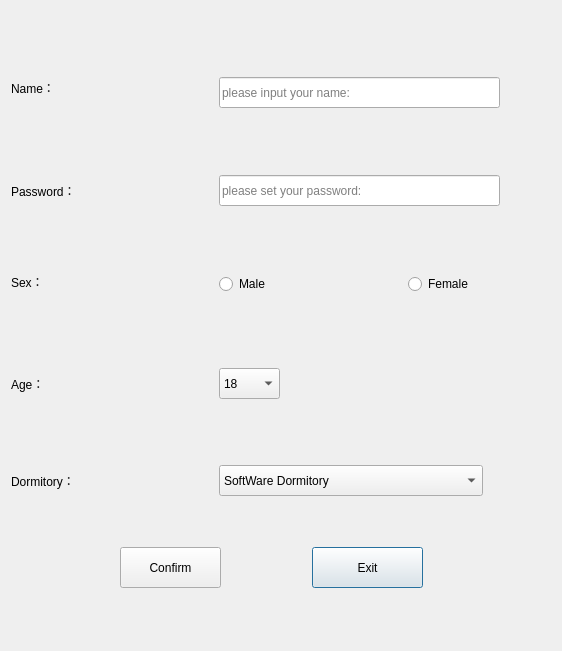
<?xml version="1.0" encoding="UTF-8"?>
<ui version="4.0">
 <class>RegistreDlg</class>
 <widget class="QDialog" name="RegistreDlg">
  <property name="geometry">
   <rect>
    <x>0</x>
    <y>0</y>
    <width>562</width>
    <height>651</height>
   </rect>
  </property>
  <property name="windowTitle">
   <string>Dialog</string>
  </property>
  <widget class="QLabel" name="label_4">
   <property name="geometry">
    <rect>
     <x>11</x>
     <y>273</y>
     <width>45</width>
     <height>18</height>
    </rect>
   </property>
   <property name="styleSheet">
    <string notr="true">color: rgb(0, 0, 0);</string>
   </property>
   <property name="text">
    <string>Sex：</string>
   </property>
  </widget>
  <widget class="QRadioButton" name="radioButton_2">
   <property name="geometry">
    <rect>
     <x>408</x>
     <y>273</y>
     <width>101</width>
     <height>22</height>
    </rect>
   </property>
   <property name="styleSheet">
    <string notr="true">color: rgb(0, 0, 0);</string>
   </property>
   <property name="text">
    <string>Female</string>
   </property>
  </widget>
  <widget class="QLabel" name="label_6">
   <property name="geometry">
    <rect>
     <x>11</x>
     <y>465</y>
     <width>99</width>
     <height>31</height>
    </rect>
   </property>
   <property name="styleSheet">
    <string notr="true">color: rgb(0, 0, 0);</string>
   </property>
   <property name="text">
    <string>Dormitory：</string>
   </property>
  </widget>
  <widget class="QLabel" name="label">
   <property name="geometry">
    <rect>
     <x>11</x>
     <y>77</y>
     <width>54</width>
     <height>21</height>
    </rect>
   </property>
   <property name="styleSheet">
    <string notr="true">color: rgb(0, 0, 0);</string>
   </property>
   <property name="text">
    <string>Name：</string>
   </property>
  </widget>
  <widget class="QRadioButton" name="radioButton">
   <property name="geometry">
    <rect>
     <x>219</x>
     <y>273</y>
     <width>81</width>
     <height>22</height>
    </rect>
   </property>
   <property name="styleSheet">
    <string notr="true">color: rgb(0, 0, 0);</string>
   </property>
   <property name="text">
    <string>Male</string>
   </property>
  </widget>
  <widget class="QComboBox" name="dor_combo">
   <property name="geometry">
    <rect>
     <x>219</x>
     <y>465</y>
     <width>264</width>
     <height>31</height>
    </rect>
   </property>
   <property name="styleSheet">
    <string notr="true"/>
   </property>
   <item>
    <property name="text">
     <string>SoftWare Dormitory</string>
    </property>
   </item>
   <item>
    <property name="text">
     <string>Mechanicle Dormitory</string>
    </property>
   </item>
   <item>
    <property name="text">
     <string>Math Dorimitory</string>
    </property>
   </item>
   <item>
    <property name="text">
     <string>Language Dormitory</string>
    </property>
   </item>
   <item>
    <property name="text">
     <string>Computer Science Dormitory</string>
    </property>
   </item>
  </widget>
  <widget class="QPushButton" name="btn_quit">
   <property name="geometry">
    <rect>
     <x>312</x>
     <y>547</y>
     <width>111</width>
     <height>41</height>
    </rect>
   </property>
   <property name="styleSheet">
    <string notr="true"/>
   </property>
   <property name="text">
    <string>Exit</string>
   </property>
  </widget>
  <widget class="QLineEdit" name="name_edit">
   <property name="geometry">
    <rect>
     <x>219</x>
     <y>77</y>
     <width>281</width>
     <height>31</height>
    </rect>
   </property>
   <property name="placeholderText">
    <string>please input your name:</string>
   </property>
  </widget>
  <widget class="QLabel" name="label_2">
   <property name="geometry">
    <rect>
     <x>11</x>
     <y>175</y>
     <width>111</width>
     <height>31</height>
    </rect>
   </property>
   <property name="styleSheet">
    <string notr="true">color: rgb(0, 0, 0);</string>
   </property>
   <property name="text">
    <string>Password：</string>
   </property>
  </widget>
  <widget class="QLineEdit" name="code_edit">
   <property name="geometry">
    <rect>
     <x>219</x>
     <y>175</y>
     <width>281</width>
     <height>31</height>
    </rect>
   </property>
   <property name="echoMode">
    <enum>QLineEdit::Normal</enum>
   </property>
   <property name="placeholderText">
    <string>please set your password:</string>
   </property>
  </widget>
  <widget class="QLabel" name="label_5">
   <property name="geometry">
    <rect>
     <x>11</x>
     <y>368</y>
     <width>45</width>
     <height>31</height>
    </rect>
   </property>
   <property name="styleSheet">
    <string notr="true">color: rgb(0, 0, 0);</string>
   </property>
   <property name="text">
    <string>Age：</string>
   </property>
  </widget>
  <widget class="QComboBox" name="age_combo">
   <property name="geometry">
    <rect>
     <x>219</x>
     <y>368</y>
     <width>61</width>
     <height>31</height>
    </rect>
   </property>
   <property name="styleSheet">
    <string notr="true"/>
   </property>
   <item>
    <property name="text">
     <string>18</string>
    </property>
   </item>
   <item>
    <property name="text">
     <string>19</string>
    </property>
   </item>
   <item>
    <property name="text">
     <string>20</string>
    </property>
   </item>
   <item>
    <property name="text">
     <string>21</string>
    </property>
   </item>
   <item>
    <property name="text">
     <string>22</string>
    </property>
   </item>
   <item>
    <property name="text">
     <string>23</string>
    </property>
   </item>
   <item>
    <property name="text">
     <string>24</string>
    </property>
   </item>
   <item>
    <property name="text">
     <string>25</string>
    </property>
   </item>
  </widget>
  <widget class="QPushButton" name="btn_ok">
   <property name="geometry">
    <rect>
     <x>120</x>
     <y>547</y>
     <width>101</width>
     <height>41</height>
    </rect>
   </property>
   <property name="styleSheet">
    <string notr="true"/>
   </property>
   <property name="text">
    <string>Confirm</string>
   </property>
  </widget>
 </widget>
 <resources/>
 <connections/>
</ui>
